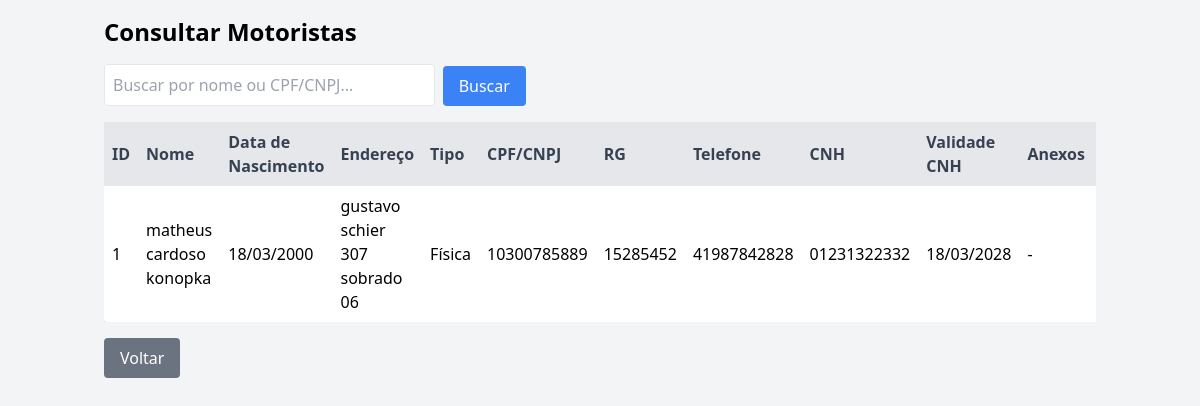
/consultar_motoristas, run on an earlier commit of the app's database.
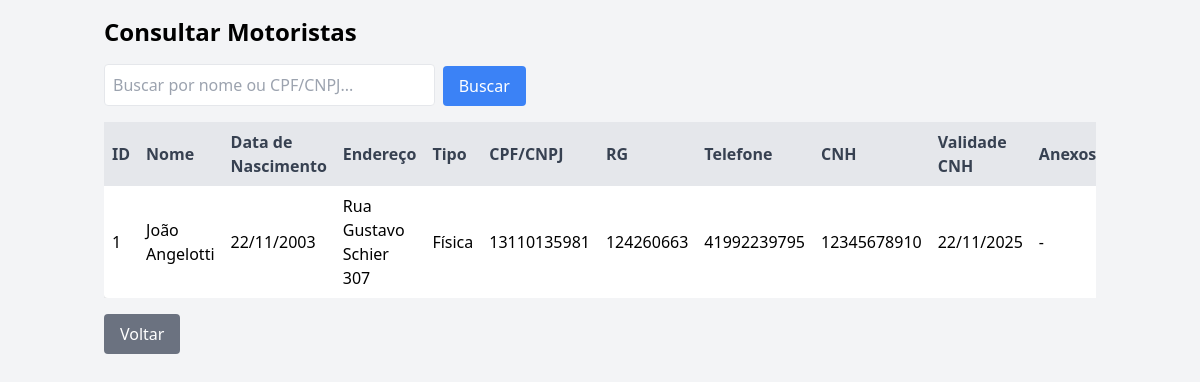
And on a later commit of the database.
### app.py (models this page shows)
class Motorista(db.Model):
    id = db.Column(db.Integer, primary_key=True)
    nome = db.Column(db.String(100), nullable=False)
    data_nascimento = db.Column(db.Date, nullable=False)
    endereco = db.Column(db.String(200), nullable=False)
    pessoa_tipo = db.Column(db.String(10), nullable=False)  # 'fisica' ou 'juridica'
    cpf_cnpj = db.Column(db.String(14), unique=True, nullable=False, index=True)
    rg = db.Column(db.String(9), nullable=True)
    telefone = db.Column(db.String(11), nullable=False)
    cnh = db.Column(db.String(11), unique=True, nullable=False, index=True)
    validade_cnh = db.Column(db.Date, nullable=False)
    created_at = db.Column(db.DateTime, default=datetime.utcnow)
    anexos = db.Column(db.String(500), nullable=True)  # URLs dos arquivos no Cloudflare R2, separadas por vírgula
    viagens = db.relationship('Viagem', backref='motorista')  # Relacionamento com Viagem

### app.py (the view)
@app.route('/consultar_motoristas', methods=['GET'])
def consultar_motoristas():
    search_query = request.args.get('search', '').strip()
    query = Motorista.query
    if search_query:
        query = query.filter(
            (Motorista.nome.ilike(f'%{search_query}%')) |
            (Motorista.cpf_cnpj.ilike(f'%{search_query}%'))
        )
    motoristas = query.order_by(Motorista.nome.asc()).all()
    return render_template('consultar_motoristas.html', motoristas=motoristas, search_query=search_query)

### templates/consultar_motoristas.html (shortened to what this page needs)
<!DOCTYPE html>
<html lang="pt-BR">
<head>
    <link href="https://cdn.jsdelivr.net/npm/tailwindcss@2.2.19/dist/tailwind.min.css" rel="stylesheet">
</head>
<body class="bg-gray-100">
    <div class="container mx-auto p-4">
        <h1 class="text-2xl font-bold mb-4">Consultar Motoristas</h1>
        <form method="GET" class="mb-4">
            <div class="flex flex-col md:flex-row md:items-end">
                <div class="md:w-1/3 mb-2 md:mb-0">
                    <input type="text" name="search" class="w-full p-2 border rounded" placeholder="Buscar por nome ou CPF/CNPJ..." value="{{ search_query or '' }}">
                </div>
                <div class="md:ml-2">
                    <button type="submit" class="bg-blue-500 text-white px-4 py-2 rounded">Buscar</button>
                </div>
            </div>
        </form>
        <div class="overflow-x-auto">
            <table class="w-full bg-white shadow-md rounded">
                <thead>
                    <tr class="bg-gray-200 text-gray-700">
                        <th class="p-2 text-left">ID</th>
                        <th class="p-2 text-left">Nome</th>
                        <th class="p-2 text-left">Data de Nascimento</th>
                        <th class="p-2 text-left">Endereço</th>
                        <th class="p-2 text-left">Tipo</th>
                        <th class="p-2 text-left">CPF/CNPJ</th>
                        <th class="p-2 text-left">RG</th>
                        <th class="p-2 text-left">Telefone</th>
                        <th class="p-2 text-left">CNH</th>
                        <th class="p-2 text-left">Validade CNH</th>
                        <th class="p-2 text-left">Anexos</th>
                        <th class="p-2 text-left">Ações</th>
                    </tr>
                </thead>
                <tbody>
                    {% for motorista in motoristas %}
                        <tr>
                            <td class="p-2">{{ motorista.id }}</td>
                            <td class="p-2">{{ motorista.nome }}</td>
                            <td class="p-2">{{ motorista.data_nascimento.strftime('%d/%m/%Y') }}</td>
                            <td class="p-2">{{ motorista.endereco }}</td>
                            <td class="p-2">{{ 'Física' if motorista.pessoa_tipo == 'fisica' else 'Jurídica' }}</td>
                            <td class="p-2">{{ motorista.cpf_cnpj }}</td>
                            <td class="p-2">{{ motorista.rg or '-' }}</td>
                            <td class="p-2">{{ motorista.telefone }}</td>
                            <td class="p-2">{{ motorista.cnh }}</td>
                            <td class="p-2">{{ motorista.validade_cnh.strftime('%d/%m/%Y') }}</td>
                            <td class="p-2">
                                {% if motorista.anexos %}
                                    {% for anexo in motorista.anexos.split(',') %}
                                        {% set filename = anexo.split('/')[-1] %}
                                        <div class="flex items-center">
                                            <a href="{{ anexo }}" target="_blank" class="text-blue-500 underline">{{ filename }}</a>
                                            <a href="{{ url_for('excluir_anexo', motorista_id=motorista.id, anexo=anexo) }}" class="ml-2 text-red-500 text-sm" onclick="return confirm('Tem certeza que deseja excluir o anexo {{ filename }}?')">Excluir</a>
                                        </div>
                                    {% endfor %}
                                {% else %}
                                    -
                                {% endif %}
                            </td>
                            <td class="p-2">
                            </td>
                        </tr>
                    {% endfor %}
                </tbody>
            </table>
        </div>
        <a href="{{ url_for('index') }}" class="bg-gray-500 text-white px-4 py-2 rounded mt-4 inline-block">Voltar</a>
    </div>
</body>
</html>

What changed in the data, as far as the page shows it:
changed Motorista "Física": nome "matheus cardoso konopka" → "João Angelotti"; data_nascimento "18/03/2000" → "22/11/2003"; endereco "gustavo schier 307 sobrado 06" → "Rua Gustavo Schier 307"; cpf_cnpj "10300785889" → "13110135981"; rg "15285452" → "124260663"; telefone "41987842828" → "41992239795"; cnh "01231322332" → "12345678910"; validade_cnh "18/03/2028" → "22/11/2025"
